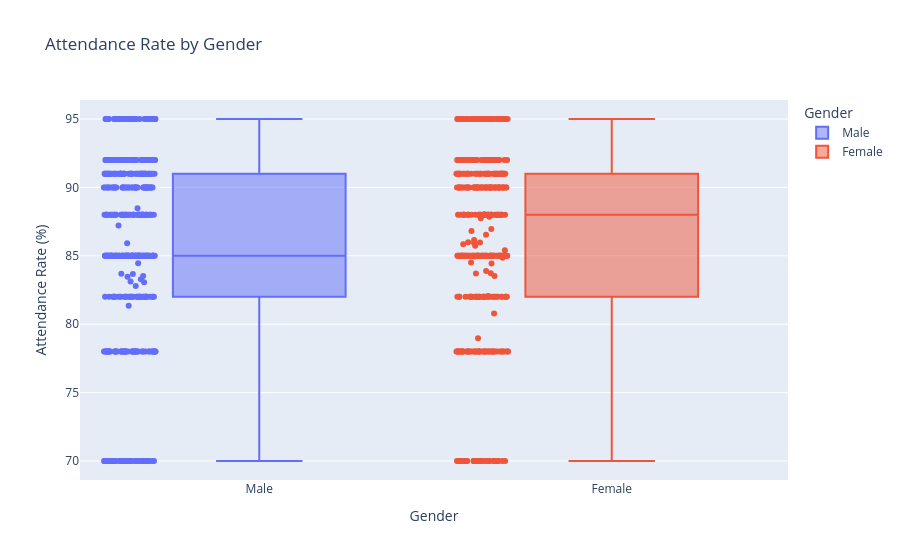

The notebook cell this image was saved under:
### Markdown cell above
## **1.5 Exploratory Data Analysis**

### Code cell
import plotly.express as px

fig = px.box(
    df,
    x="Gender",
    y="AttendanceRate",
    color="Gender",
    points="all",
    title="Attendance Rate by Gender",
    labels={"Gender": "Gender", "AttendanceRate": "Attendance Rate (%)"}
)

fig.show()

### Figure 1 — Plotly figure (JSON) as saved in the notebook; plotly's stock layout.template omitted (floating-point values rounded to 4 significant figures; data arrays with more than 128 entries replaced by an {"elided": "..."} marker saying what was removed)
{"data": [{"alignmentgroup": "True", "boxpoints": "all", "hovertemplate": "Gender=%{x}<br>Attendance Rate (%)=%{y}<extra></extra>", "legendgroup": "Male", "marker": {"color": "#636efa"}, "name": "Male", "notched": false, "offsetgroup": "Male", "orientation": "v", "showlegend": true, "type": "box", "x": {"elided": "518 str values"}, "x0": " ", "xaxis": "x", "y": {"elided": "518 float values"}, "y0": " ", "yaxis": "y"}, {"alignmentgroup": "True", "boxpoints": "all", "hovertemplate": "Gender=%{x}<br>Attendance Rate (%)=%{y}<extra></extra>", "legendgroup": "Female", "marker": {"color": "#EF553B"}, "name": "Female", "notched": false, "offsetgroup": "Female", "orientation": "v", "showlegend": true, "type": "box", "x": {"elided": "448 str values"}, "x0": " ", "xaxis": "x", "y": {"elided": "448 float values"}, "y0": " ", "yaxis": "y"}], "layout": {"boxmode": "overlay", "legend": {"title": {"text": "Gender"}, "tracegroupgap": 0}, "title": {"text": "Attendance Rate by Gender"}, "xaxis": {"anchor": "y", "categoryarray": ["Male", "Female"], "categoryorder": "array", "domain": [0, 1], "title": {"text": "Gender"}}, "yaxis": {"anchor": "x", "domain": [0, 1], "title": {"text": "Attendance Rate (%)"}}}}
